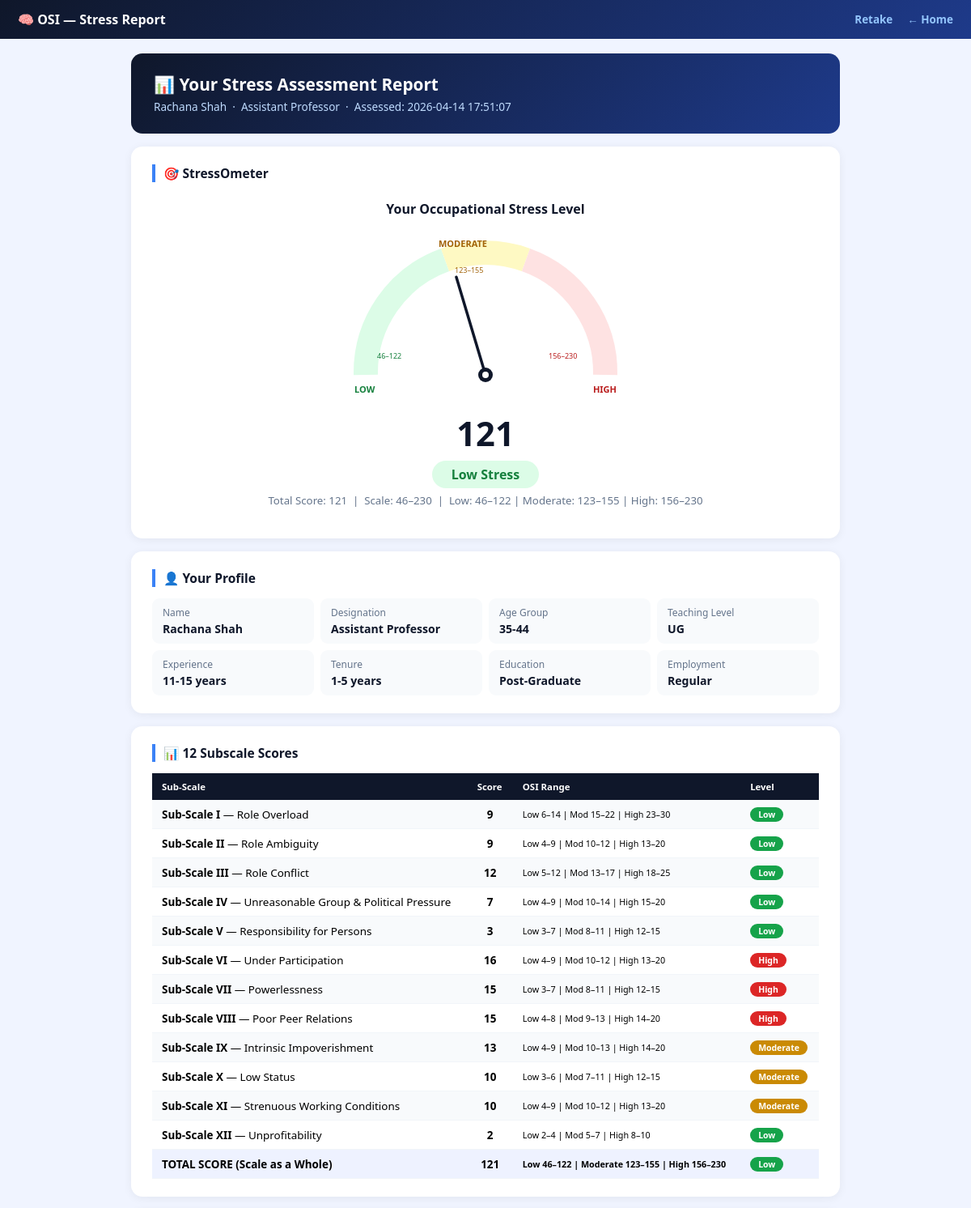
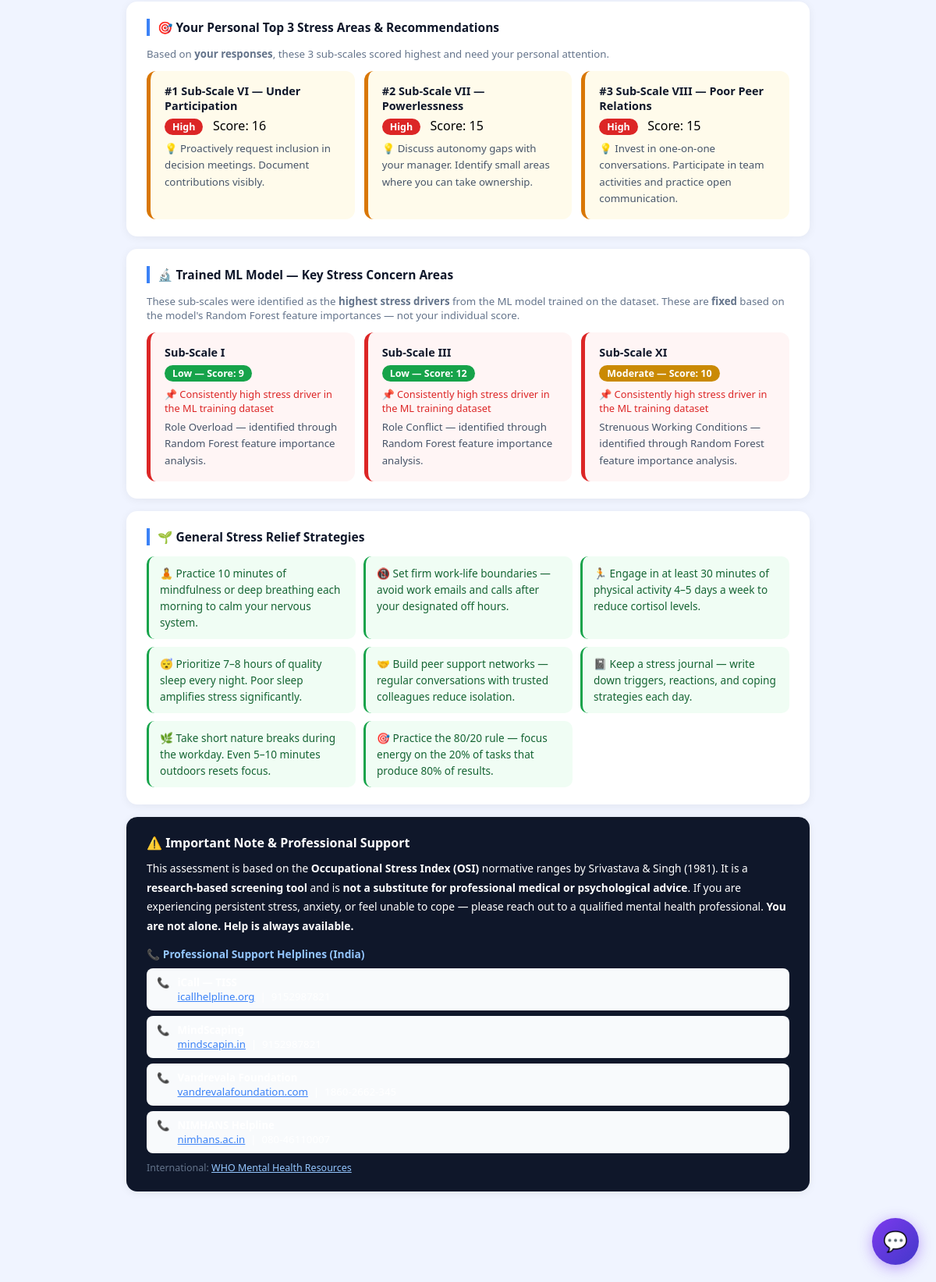
Page /result (signed in) on the committed database (2 pictures, top to bottom).
### tables this page shows
CREATE TABLE demographics (
            username        TEXT PRIMARY KEY REFERENCES users(username),
            timestamp       TEXT,
            full_name       TEXT,
            email           TEXT,
            contact         TEXT,
            institute       TEXT,
            teaching_level  TEXT,
            gender          TEXT,
            marital_status  TEXT,
            age_group       TEXT,
            education       TEXT,
            designation     TEXT,
            employment_type TEXT,
            experience      TEXT,
            tenure          TEXT
        );

CREATE TABLE stress_results (
            username        TEXT PRIMARY KEY REFERENCES users(username),
            timestamp       TEXT,
            total_score     INTEGER,
            overall_level   TEXT,
            assessment_type TEXT,

            -- 12 subscales × 3 columns
            sub1  TEXT, sub1_score  INTEGER, sub1_level  TEXT,
            sub2  TEXT, sub2_score  INTEGER, sub2_level  TEXT,
            sub3  TEXT, sub3_score  INTEGER, sub3_level  TEXT,
            sub4  TEXT, sub4_score  INTEGER, sub4_level  TEXT,
            sub5  TEXT, sub5_score  INTEGER, sub5_level  TEXT,
            sub6  TEXT, sub6_score  INTEGER, sub6_level  TEXT,
            sub7  TEXT, sub7_score  INTEGER, sub7_level  TEXT,
            sub8  TEXT, sub8_score  INTEGER, sub8_level  TEXT,
            sub9  TEXT, sub9_score  INTEGER, sub9_level  TEXT,
            sub10 TEXT, sub10_score INTEGER, sub10_level TEXT,
            sub11 TEXT, sub11_score INTEGER, sub11_level TEXT,
            sub12 TEXT, sub12_score INTEGER, sub12_level TEXT,

            -- personal top-3 concern areas
            top1_subscale TEXT, top1_label TEXT, top1_score INTEGER, top1_level TEXT,
            top2_subscale TEXT, top2_label TEXT, top2_score INTEGER, top2_level TEXT,
            top3_subscale TEXT, top3_label TEXT, top3_score INTEGER, top3_level TEXT,

            -- model top-3 (fixed from pkl)
            model_top1 TEXT, model_top2 TEXT, model_top3 TEXT
        );

### app.py (the view)
@app.route('/result')
def result():
    if 'username' not in session: return redirect(url_for('login'))
    s, d = get_prev(session['username'])
    if not s: return redirect(url_for('home'))
    return render_template('result.html',
        fullname=session['fullname'],
        stress=s, demo=d,
        model_top3=MODEL_TOP3,
        assessment_type=s.get('assessment_type', 'advanced'))

### app.py (called while the page is built)
@contextmanager
def get_db():
    conn = sqlite3.connect(DB_PATH)
    conn.row_factory = sqlite3.Row          # rows behave like dicts
    conn.execute("PRAGMA journal_mode=WAL") # safe for concurrent reads
    try:
        yield conn
        conn.commit()
    except Exception:
        conn.rollback()
        raise
    finally:
        conn.close()

def get_prev(username):
    with get_db() as conn:
        s = conn.execute(
            "SELECT * FROM stress_results WHERE username = ?", (username,)
        ).fetchone()
        d = conn.execute(
            "SELECT * FROM demographics WHERE username = ?", (username,)
        ).fetchone()
    return (dict(s) if s else None), (dict(d) if d else None)

### templates/result.html (shortened to what this page needs)
<!DOCTYPE html>
<html><head><meta charset="utf-8"><meta name="viewport" content="width=device-width,initial-scale=1">
</head>
<body>
<div class="topbar">
  <div class="brand">🧠 OSI — Stress Report</div>
  <div class="topbar-links">
    {% if is_previous is defined and is_previous %}
    <a href="/advanced">Retake Assessment</a>
    {% else %}
    <a href="/advanced">Retake</a>
    {% endif %}
    <a href="/home">← Home</a>
  </div>
</div>
<div class="wrap">
<div class="hero-card">
  <h2>📊 {% if is_previous is defined and is_previous %}Previous{% else %}Your{% endif %} Stress Assessment Report</h2>
  <div class="sub">{{ fullname }} &nbsp;·&nbsp; {{ demo.designation if demo else '' }} &nbsp;·&nbsp; Assessed: {{ stress.timestamp }}</div>
</div>
<div class="card">
  <div class="sec">🎯 StressOmeter</div>
  <div class="meter-wrap">
    <h3>Your Occupational Stress Level</h3>
    <svg id="meterSvg" viewBox="0 0 360 210" xmlns="http://www.w3.org/2000/svg">
      <text x="18"  y="200" font-size="11" fill="#15803d" font-weight="800">LOW</text>
      <text x="152" y="20"  font-size="11" fill="#a16207" font-weight="800" text-anchor="middle">MODERATE</text>
      <text x="342" y="200" font-size="11" fill="#b91c1c" font-weight="800" text-anchor="end">HIGH</text>
      <text x="46"  y="158" font-size="9" fill="#15803d">46–122</text>
      <text x="142" y="52"  font-size="9" fill="#a16207">123–155</text>
      <text x="258" y="158" font-size="9" fill="#b91c1c">156–230</text>
    </svg>
    <div class="score-big" id="scoreNum" style="color:#0f172a">{{ stress.total_score }}</div>
    <div class="level-badge
      {%- if stress.overall_level=='Low' %} lv-low
      {%- elif stress.overall_level=='Moderate' %} lv-mod
      {%- else %} lv-high{%- endif %}">
      {{ stress.overall_level }} Stress
    </div>
    <div class="score-range">Total Score: {{ stress.total_score }} &nbsp;|&nbsp; Scale: 46–230 &nbsp;|&nbsp; Low: 46–122 | Moderate: 123–155 | High: 156–230</div>
  </div>
</div>
{% if demo %}
<div class="card">
  <div class="sec">👤 Your Profile</div>
  <div class="demo-grid">
    <div class="di"><div class="di-lbl">Name</div><div class="di-val">{{ demo.full_name }}</div></div>
    <div class="di"><div class="di-lbl">Designation</div><div class="di-val">{{ demo.designation }}</div></div>
    <div class="di"><div class="di-lbl">Age Group</div><div class="di-val">{{ demo.age_group }}</div></div>
    <div class="di"><div class="di-lbl">Teaching Level</div><div class="di-val">{{ demo.teaching_level }}</div></div>
    <div class="di"><div class="di-lbl">Experience</div><div class="di-val">{{ demo.experience }}</div></div>
    <div class="di"><div class="di-lbl">Tenure</div><div class="di-val">{{ demo.tenure }}</div></div>
    <div class="di"><div class="di-lbl">Education</div><div class="di-val">{{ demo.education }}</div></div>
    <div class="di"><div class="di-lbl">Employment</div><div class="di-val">{{ demo.employment_type }}</div></div>
  </div>
</div>
{% endif %}
<div class="card">
  <div class="sec">📊 12 Subscale Scores</div>
  <table>
    <tr><th>Sub-Scale</th><th>Score</th><th>OSI Range</th><th>Level</th></tr>
    {% for k,sn,sl,rng in subs %}
    <tr>
      <td><strong>{{ sn }}</strong> — {{ sl }}</td>
      <td style="text-align:center"><strong>{{ stress[k+'_score'] }}</strong></td>
      <td style="font-size:.8em">Low {{ rng[0] }}–{{ rng[1] }} | Mod {{ rng[2] }}–{{ rng[3] }} | High {{ rng[4] }}–{{ rng[5] }}</td>
      <td><span class="badge
        {%- if stress[k+'_level']=='Low' %} b-low
        {%- elif stress[k+'_level']=='Moderate' %} b-mod
        {%- elif stress[k+'_level']=='High' %} b-high
        {%- else %} b-oor{%- endif %}">{{ stress[k+'_level'] }}</span></td>
    </tr>
    {% endfor %}
    <tr class="tot-row">
      <td><strong>TOTAL SCORE (Scale as a Whole)</strong></td>
      <td style="text-align:center"><strong>{{ stress.total_score }}</strong></td>
      <td style="font-size:.8em">Low 46–122 | Moderate 123–155 | High 156–230</td>
      <td><span class="badge
        {%- if stress.overall_level=='Low' %} b-low
        {%- elif stress.overall_level=='Moderate' %} b-mod
        {%- else %} b-high{%- endif %}">{{ stress.overall_level }}</span></td>
    </tr>
  </table>
</div>
<div class="card">
  <div class="sec">🎯 Your Personal Top 3 Stress Areas & Recommendations</div>
  <p style="font-size:.83em;color:#64748b;margin-bottom:13px">Based on <strong>your responses</strong>, these 3 sub-scales scored highest and need your personal attention.</p>
  <div class="concern-grid">
    {% for i in [1,2,3] %}
    {% set sname = stress['top'+i|string+'_subscale'] %}
    {% if sname %}
    <div class="cc cc-user">
      <h4>#{{ i }} {{ sname }} — {{ stress['top'+i|string+'_label'] }}</h4>
      <div class="clev">
        <span class="badge
          {%- if stress['top'+i|string+'_level']=='Low' %} b-low
          {%- elif stress['top'+i|string+'_level']=='Moderate' %} b-mod
          {%- elif stress['top'+i|string+'_level']=='High' %} b-high
          {%- else %} b-oor{%- endif %}">
          {{ stress['top'+i|string+'_level'] }}
        </span>
        &nbsp; Score: {{ stress['top'+i|string+'_score'] }}
      </div>
      <div class="ctip">💡 {{ recs.get(sname, 'Seek professional guidance for this area.') }}</div>
    </div>
    {% endif %}
    {% endfor %}
  </div>
</div>
<div class="card">
  <div class="sec">🔬 Trained ML Model — Key Stress Concern Areas</div>
  <p style="font-size:.83em;color:#64748b;margin-bottom:13px">These sub-scales were identified as the <strong>highest stress drivers</strong> from the ML model trained on the dataset. These are <strong>fixed</strong> based on the model's Random Forest feature importances — not your individual score.</p>
  <div class="concern-grid">
    {% for mt in model_top3 %}
    {% set ns = namespace(k='', label='', score='', level='') %}
    {% for k,sn,sl,rng in subs %}{% if sn==mt %}{% set ns.k=k %}{% set ns.label=sl %}{% set ns.score=stress[k+'_score'] %}{% set ns.level=stress[k+'_level'] %}{% endif %}{% endfor %}
    <div class="cc cc-model">
      <h4>{{ mt }}</h4>
      <div class="clev">
        <span class="badge {%- if ns.level=='Low' %} b-low{%- elif ns.level=='Moderate' %} b-mod{%- elif ns.level=='High' %} b-high{%- else %} b-oor{%- endif %}">
          {{ ns.level }} — Score: {{ ns.score }}
        </span>
      </div>
      <div class="cpin">📌 Consistently high stress driver in the ML training dataset</div>
      <div class="ctip">{{ ns.label }} — identified through Random Forest feature importance analysis.</div>
    </div>
    {% endfor %}
  </div>
</div>
<div class="card">
  <div class="sec">🌱 General Stress Relief Strategies</div>
  <div class="relief-grid">
    <div class="ri">🧘 Practice 10 minutes of mindfulness or deep breathing each morning to calm your nervous system.</div>
    <div class="ri">📵 Set firm work-life boundaries — avoid work emails and calls after your designated off hours.</div>
    <div class="ri">🏃 Engage in at least 30 minutes of physical activity 4–5 days a week to reduce cortisol levels.</div>
    <div class="ri">😴 Prioritize 7–8 hours of quality sleep every night. Poor sleep amplifies stress significantly.</div>
    <div class="ri">🤝 Build peer support networks — regular conversations with trusted colleagues reduce isolation.</div>
    <div class="ri">📓 Keep a stress journal — write down triggers, reactions, and coping strategies each day.</div>
    <div class="ri">🌿 Take short nature breaks during the workday. Even 5–10 minutes outdoors resets focus.</div>
    <div class="ri">🎯 Practice the 80/20 rule — focus energy on the 20% of tasks that produce 80% of results.</div>
  </div>
</div>
<div class="card" style="background:#0f172a;color:#fff">
  <div style="font-size:1em;font-weight:700;margin-bottom:10px">⚠️ Important Note &amp; Professional Support</div>
  <p style="font-size:.86em;line-height:1.78;margin-bottom:14px">
    This assessment is based on the <strong>Occupational Stress Index (OSI)</strong> normative ranges by Srivastava &amp; Singh (1981).
    It is a <strong>research-based screening tool</strong> and is <strong>not a substitute for professional medical or psychological advice</strong>.
    If you are experiencing persistent stress, anxiety, or feel unable to cope — please reach out to a qualified mental health professional.
    <strong>You are not alone. Help is always available.</strong>
  </p>
  <div style="font-size:.86em;font-weight:700;color:#93c5fd;margin-bottom:9px">📞 Professional Support Helplines (India)</div>
  <div class="hl">📞 <div><strong>iCall — TISS</strong><br><a href="https://icallhelpline.org/" target="_blank">icallhelpline.org</a> &nbsp;|&nbsp; 9152987821</div></div>
  <div class="hl">📞 <div><strong>MindScaping</strong><br><a href="https://mindscaping.in" target="_blank">mindscapin.in</a> &nbsp;|&nbsp; 9152987821</div></div>
  <div class="hl">📞 <div><strong>Vandrevala Foundation</strong><br><a href="https://www.vandrevalafoundation.com/" target="_blank">vandrevalafoundation.com</a> &nbsp;|&nbsp; 1860-2662-345</div></div>
  <div class="hl">📞 <div><strong>NIMHANS Helpline</strong><br><a href="https://nimhans.ac.in/" target="_blank">nimhans.ac.in</a> &nbsp;|&nbsp; 080-46110007</div></div>
  <p style="font-size:.78em;color:#64748b;margin-top:10px">International: <a href="https://www.who.int/health-topics/mental-health" style="color:#93c5fd" target="_blank">WHO Mental Health Resources</a></p>
</div>
</div>
<div id="chatbot">
  <button id="chat-toggle" onclick="toggleChat()" title="OSI Stress Assistant">💬</button>
</div>
</body></html>

### templates/result.html (style rules this page uses)
* { box-sizing:border-box;margin:0;padding:0 }
body { font-family:'Segoe UI',Arial,sans-serif;background:#f0f4ff }
.topbar { background:linear-gradient(135deg,#0f172a,#1e3a8a);color:#fff;padding:13px 22px;display:flex;justify-content:space-between;align-items:center;flex-wrap:wrap;gap:6px }
.brand { font-size:1em;font-weight:800 }
.topbar-links { display:flex;gap:18px }
.topbar a { color:#93c5fd;text-decoration:none;font-size:.84em;font-weight:600 }
.wrap { max-width:900px;margin:0 auto;padding:18px 12px 100px }
.card { background:#fff;border-radius:14px;padding:22px 26px;margin-bottom:16px;box-shadow:0 2px 12px rgba(0,0,0,.06) }
.sec { font-size:.97em;font-weight:700;color:#0f172a;border-left:4px solid #3b82f6;padding-left:10px;margin:0 0 14px }
.hero-card { background:linear-gradient(135deg,#0f172a,#1e3a8a);color:#fff;border-radius:14px;padding:24px 28px;margin-bottom:16px }
.hero-card h2 { font-size:1.3em;font-weight:800;margin-bottom:4px }
.hero-card .sub { font-size:.85em;color:#bfdbfe }
.meter-wrap { text-align:center;padding:8px 0 16px }
.meter-wrap h3 { font-size:1em;font-weight:700;color:#0f172a;margin-bottom:16px }
#meterSvg { max-width:360px;width:100%;display:block;margin:0 auto }
.score-big { font-size:2.6em;font-weight:900;margin:12px 0 6px }
.level-badge { display:inline-block;padding:6px 24px;border-radius:20px;font-size:1em;font-weight:700;margin-bottom:6px }
.lv-low { background:#dcfce7;color:#15803d }
.score-range { font-size:.83em;color:#64748b }
.demo-grid { display:grid;grid-template-columns:repeat(auto-fit,minmax(180px,1fr));gap:8px }
.di { background:#f8fafc;border-radius:9px;padding:9px 13px }
.di-lbl { font-size:.75em;color:#64748b;margin-bottom:2px }
.di-val { font-size:.88em;font-weight:600;color:#0f172a }
table { width:100%;border-collapse:collapse;font-size:.84em }
th { background:#0f172a;color:#fff;padding:9px 12px;text-align:left;font-weight:600;font-size:.85em }
td { padding:8px 12px;border-bottom:1px solid #f1f5f9;vertical-align:middle }
tr:nth-child(even) td { background:#f8fafc }
.tot-row td { font-weight:700;background:#eef2ff!important }
.badge { display:inline-block;padding:2px 10px;border-radius:12px;color:#fff;font-weight:700;font-size:.78em }
.b-low { background:#16a34a }
.b-mod { background:#ca8a04 }
.b-high { background:#dc2626 }
.concern-grid { display:grid;grid-template-columns:repeat(auto-fit,minmax(240px,1fr));gap:12px }
.cc { border-radius:12px;padding:16px 18px;border-left:5px solid }
.cc-model { border-color:#dc2626;background:#fff5f5 }
.cc-user { border-color:#d97706;background:#fffbeb }
.cc h4 { font-size:.9em;font-weight:700;color:#0f172a;margin-bottom:5px }
.cc .clev { margin-bottom:7px }
.cc .ctip { font-size:.83em;color:#475569;line-height:1.6 }
.cc .cpin { font-size:.8em;color:#dc2626;margin-bottom:5px }
.relief-grid { display:grid;grid-template-columns:repeat(auto-fit,minmax(200px,1fr));gap:10px }
.ri { background:#f0fdf4;border-radius:10px;padding:11px 14px;font-size:.85em;color:#166534;border-left:3px solid #16a34a;line-height:1.55 }
.hl { display:flex;gap:10px;padding:9px 13px;background:#f8fafc;border-radius:8px;margin-bottom:7px;font-size:.83em }
.hl a { color:#3b82f6 }
#chatbot { position:fixed;bottom:22px;right:22px;z-index:9999 }
#chat-toggle { background:linear-gradient(135deg,#7c3aed,#4338ca);color:#fff;border:none;width:60px;height:60px;border-radius:50%;font-size:1.6em;cursor:pointer;box-shadow:0 4px 18px rgba(124,58,237,.45);transition:transform .2s }

### rows in the picture
demographics: full_name "Rachana Shah", designation "Assistant Professor", age_group "35-44", teaching_level "UG", experience "11-15 years", tenure "1-5 years", education "Post-Graduate", employment_type "Regular"
stress_results: timestamp "2026-04-14 17:51:07", total_score "121", overall_level "Low", sn "Sub-Scale I", sl "Role Overload", sub1_score "9", rng "6", rng "14", rng "15", rng "22", rng "23", rng "30", sub1_level "Low", sub2 "Sub-Scale II", sl "Role Ambiguity", sub2_score "9", rng "4", rng "9", rng "10", sub3_score "12", sub9_score "13", rng "20", sub2_level "Low", sn "Sub-Scale III", sl "Role Conflict", rng "5", rng "17", rng "18", rng "25", sub3_level "Low", sub4 "Sub-Scale IV", sl "Unreasonable Group & Political Pressure", sub4_score "7", sub4_level "Low", sub5 "Sub-Scale V", sl "Responsibility for Persons", sub5_score "3", rng "8", rng "11", sub5_level "Low", sn "Sub-Scale VI", top1_label "Under Participation", sub6_score "16", sub6_level "High", sn "Sub-Scale VII", top2_label "Powerlessness", sub7_score "15", sub7_level "High", sn "Sub-Scale VIII", top3_label "Poor Peer Relations", sub8_score "15", sub8_level "High", sub9 "Sub-Scale IX", sl "Intrinsic Impoverishment", sub9_level "Moderate", sub10 "Sub-Scale X", sl "Low Status", sub10_score "10", sub10_level "Moderate", sn "Sub-Scale XI", sl "Strenuous Working Conditions", sub11_score "10", sub11_level "Moderate", sub12 "Sub-Scale XII", sl "Unprofitability", sub12_score "2", sub12_level "Low", 3 "Sub-Scale VI" "Sub-Scale VII" "Sub-Scale VIII", top1_label "Under Participation" "Powerlessness" "Poor Peer Relations", top1_level "High" "High" "High", top1_score "16" "15" "15", get "Proactively request inclusion in decision meetings. Document contributions visibly." "Discuss autonomy gaps with your manager. Identify small areas where you can take ownership." "Invest in one-on-one conversations. Participate in team activities and practice open communication.", mt "Sub-Scale I", level "Low", score "9", label "Role Overload", mt "Sub-Scale III", score "12", label "Role Conflict", mt "Sub-Scale XI", level "Moderate", score "10", label "Strenuous Working Conditions"

### other values in the picture
{{ i }} "1" "2" "3"
